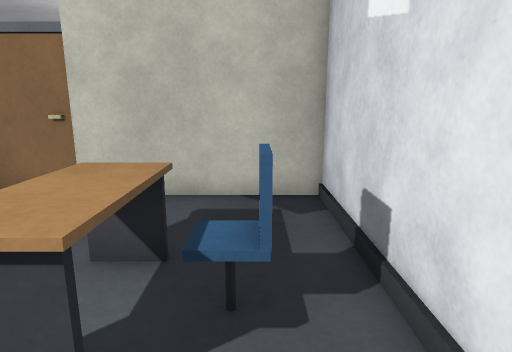
view 1 (above)

12 first-person views from a walk through a Unity game level. The camera is 1.2 m above the floor, tilts 12° down and sees 75° across. The floor is counted in squares, 0.5 m on a side. Each view is taken from the middle of a square. On the plan, view 1 faces up. The plan holds only what a view shows up to about 20 squares ahead; the rest is blank. The place goes on beyond the plan. The player character is not drawn. Surface patterns are stand-ins for the level's own textures.

view 2
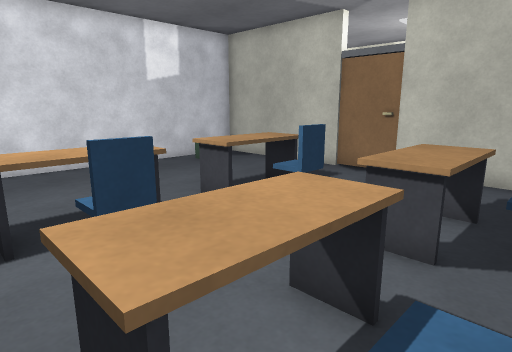

view 3
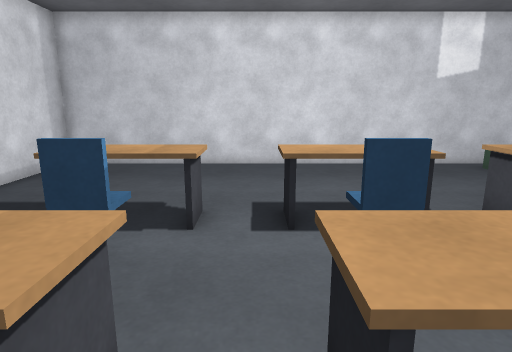

view 4
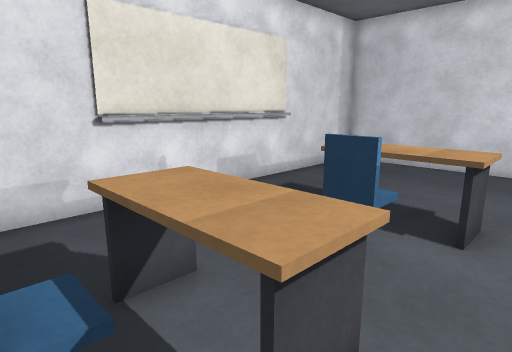

view 5
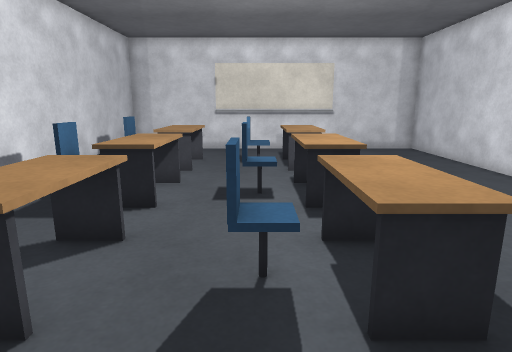

view 6
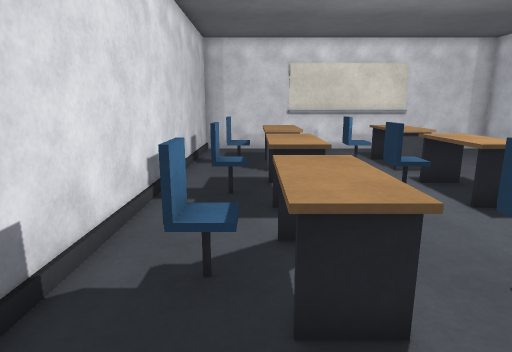

view 7
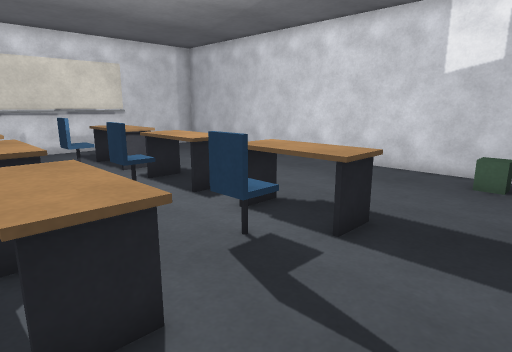

view 8
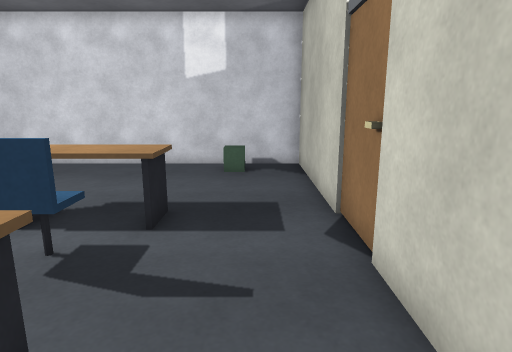

view 9
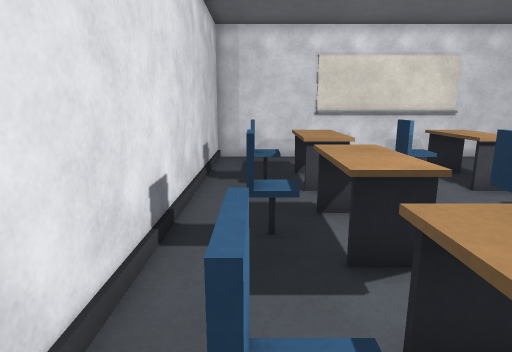

view 10
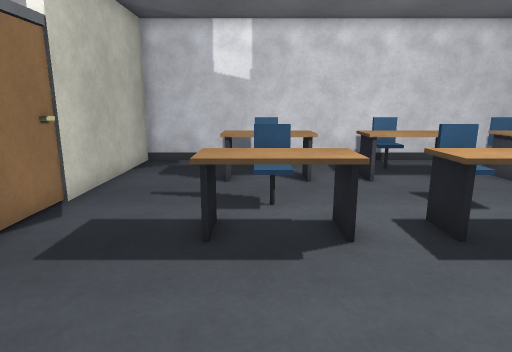

view 11
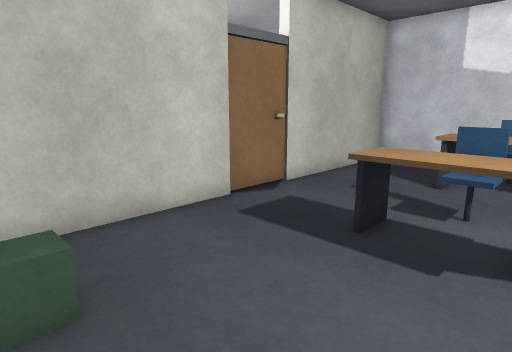

view 12
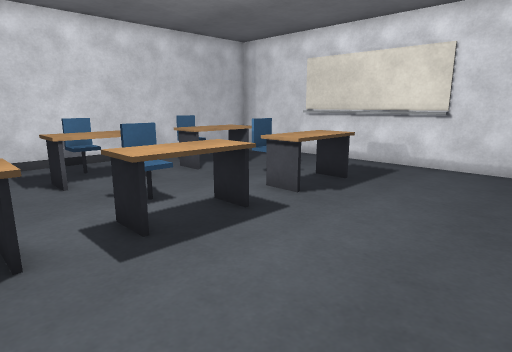

### Floor plan
Key: @ floor where view 1 was taken; # wall or solid block; . floor; = window, fence, low wall or low ledge; ^ raised ledge; O other object.
Columns run from 14 left of view 1 to 2 right of it. Each row starts with its distance up from view 1.
  9 #########O#######
  8 #...............#
  7 #...............#
  6 #...............#
  5 #......^^..^^^..#
  4 #......^^O.^^^O.#
  3 #......^^=.^^^=.#
  2 #......^....^...#
  1 #...............#
  0 #......^^..^^^@.#
 -1 #......^^O.^^^O.#
 -2 #......^^..^^^..#
 -3 #...............#
 -4 #......^....^...#
 -5 #......^^=.^^^=.#
 -6 #......^^O.^^^O.#
 -7 #......^^..^^^..#
 -8 #...............#
 -9 #...............#
-10 #....       ....#
-11 #################

Positions as (right, up) in squares from view 1, and headings:
1: (0, 0), facing up
2: (0, -3), facing up-left
3: (0, -3), facing left
4: (0, -3), facing down-left
5: (-5, 8), facing down
6: (-1, 8), facing down
7: (-1, 8), facing down-left
8: (0, 7), facing left
9: (0, 5), facing down
10: (-13, 4), facing right
11: (-13, 2), facing up-right
12: (-13, 3), facing down-right
